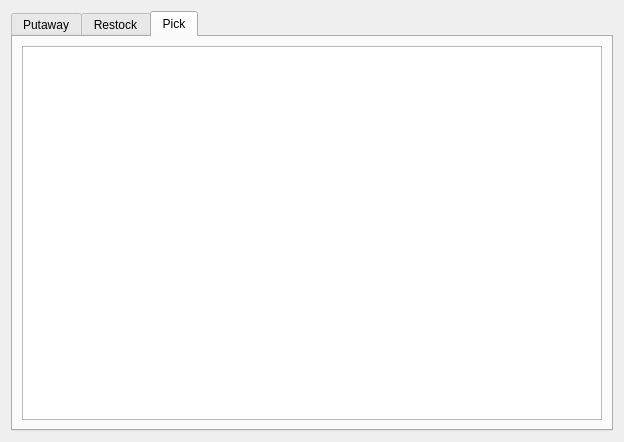
<?xml version="1.0" encoding="UTF-8"?>
<ui version="4.0">
 <class>Form</class>
 <widget class="QWidget" name="Form">
  <property name="geometry">
   <rect>
    <x>0</x>
    <y>0</y>
    <width>624</width>
    <height>442</height>
   </rect>
  </property>
  <property name="windowTitle">
   <string>Form</string>
  </property>
  <layout class="QGridLayout" name="gridLayout_2">
   <item row="0" column="0">
    <widget class="QTabWidget" name="tabWidget_Clases">
     <property name="currentIndex">
      <number>2</number>
     </property>
     <widget class="QWidget" name="tab">
      <attribute name="title">
       <string>Putaway</string>
      </attribute>
      <layout class="QGridLayout" name="gridLayout">
       <item row="0" column="0">
        <widget class="QTableWidget" name="tableWidget_PutawayClass"/>
       </item>
      </layout>
     </widget>
     <widget class="QWidget" name="tab_2">
      <attribute name="title">
       <string>Restock</string>
      </attribute>
      <layout class="QGridLayout" name="gridLayout_3">
       <item row="0" column="0">
        <widget class="QTableWidget" name="tableWidget_RestockClass"/>
       </item>
      </layout>
     </widget>
     <widget class="QWidget" name="tab_3">
      <attribute name="title">
       <string>Pick</string>
      </attribute>
      <layout class="QGridLayout" name="gridLayout_4">
       <item row="0" column="0">
        <widget class="QTableWidget" name="tableWidget_PickClass"/>
       </item>
      </layout>
     </widget>
    </widget>
   </item>
  </layout>
 </widget>
 <resources/>
 <connections/>
</ui>
